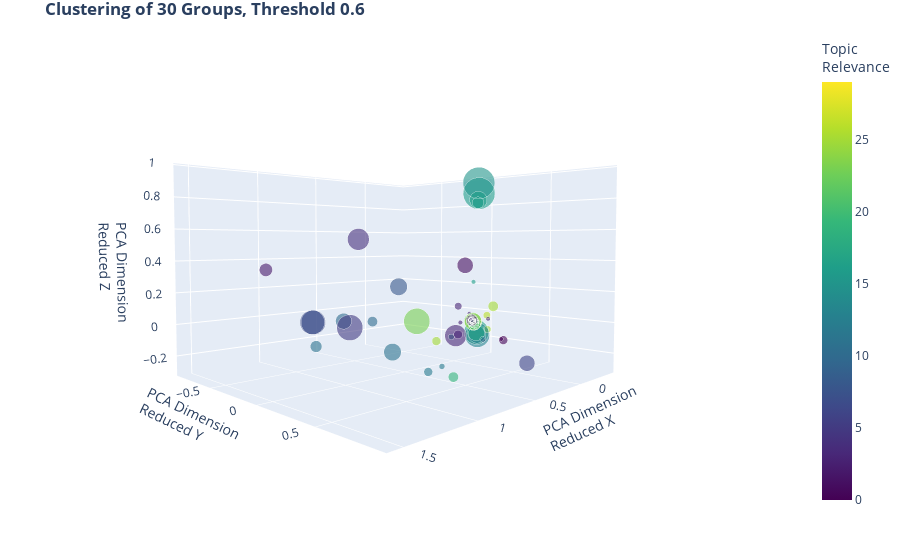

The notebook cell this image was saved under:
### Markdown cell above
Now that the similarity matrix has been calculated it is very quick and easy to produce additional plots. For instance with a higher threshold, thus filtering out less significant articles or specifying a different number of topics to color-code.

### Code cell
do3DPlotOfCosineSimilarity(allDict,matrix=matrix,numTopics=runParams['numTopics'], threshold=runParams['thresholdCosine'])

### Figure 1 — Plotly figure (JSON) as saved in the notebook; plotly's stock layout.template omitted (floating-point values rounded to 4 significant figures)
{"data": [{"hoverinfo": "text", "marker": {"color": [16, 29, 17, 12, 9, 3, 25, 3, 13, 20, 9, 28, 3, 3, 7, 0, 25, 27, 3, 3, 3, 16, 24, 13, 3, 3, 27, 2, 28, 10, 4, 24, 18, 14, 3, 3, 17, 7, 3, 8, 3, 26, 22, 26, 12, 1, 3, 9, 22, 15, 21, 3, 23, 11, 29, 19, 16, 3, 25, 3, 11, 21, 3, 0, 3, 16, 6, 10, 5], "colorbar": {"title": {"text": "Topic<br>Relevance"}}, "colorscale": [[0, "#440154"], [0.1111, "#482878"], [0.2222, "#3e4989"], [0.3333, "#31688e"], [0.4444, "#26828e"], [0.5556, "#1f9e89"], [0.6667, "#35b779"], [0.7778, "#6ece58"], [0.8889, "#b5de2b"], [1, "#fde725"]], "opacity": 0.6, "showscale": true, "size": [3, 8, 17, 6, 4, 5, 5, 4, 12, 5, 3, 5, 4, 3, 17, 6, 6, 3, 4, 3, 4, 22, 8, 17, 3, 8, 12, 9, 3, 7, 15, 5, 6, 4, 5, 5, 12, 17, 6, 12, 5, 3, 12, 5, 4, 11, 3, 6, 3, 22, 8, 4, 18, 8, 3, 7, 12, 3, 7, 5, 12, 8, 15, 3, 8, 8, 11, 11, 18]}, "mode": "markers", "text": ["Title:           Hong Kong has lost out on rich people’s ...<br>Feed:         South China Morning Post<br>Published: 08/05/2020, 18:30:12<br>Author:       Alison Tudor-Ackroyd<br>", "Title:           Merkel warns of ‘difficult talks ahead’,...<br>Feed:         New Europe<br>Published: 28/05/2020, 19:02:39<br>Author:       Zoi Didili<br>", "Title:           US announces plan to pull out of Open Sk...<br>Feed:         New Europe<br>Published: 22/05/2020, 09:32:31<br>Author:       EP&#124;NE<br>", "Title:           ‘Nothing has changed’: WHO chief for Eur...<br>Feed:         RT        <br>Published: 18/05/2020, 07:33:00<br>Author:       RT        <br>", "Title:           'I had no choice': the desperate Nigeria...<br>Feed:         The Guardian<br>Published: 06/05/2020, 08:15:02<br>Author:       Philip Obaji in Enugu<br>", "Title:           Fighting fakes: Mobile phones the most c...<br>Feed:         NewsZetu  <br>Published: 14/05/2020, 18:11:06<br>Author:       newszetu  <br>", "Title:           Many world leaders have held national co...<br>Feed:         Vox       <br>Published: 28/05/2020, 16:10:00<br>Author:       Alex Ward <br>", "Title:           Benidorm’s iconic Tiki bar is open after...<br>Feed:         The Sun   <br>Published: 13/05/2020, 23:27:02<br>Author:       Hana Carter<br>", "Title:           Iran slams ‘desperate attempt’ by US to ...<br>Feed:         RT        <br>Published: 28/05/2020, 14:31:00<br>Author:       RT        <br>", "Title:           A Trump inspector was investigating arms...<br>Feed:         Eastern Herald<br>Published: 19/05/2020, 16:54:59<br>Author:       Muzaffar Ahmad Noori Bajwa<br>", "Title:           This Is What America Looks Like review: ...<br>Feed:         Yahoo     <br>Published: 30/05/2020, 01:00:34<br>Author:       n/a       <br>", "Title:           Donald Trump fires state department watc...<br>Feed:         World Weekly News<br>Published: 16/05/2020, 12:59:48<br>Author:       Adrian Ovalle<br>", "Title:           Covid-19 could trigger 'media extinction...<br>Feed:         The Guardian<br>Published: 06/05/2020, 09:15:29<br>Author:       Kaamil Ahmed<br>", "Title:           WindEurope, SolarPower Europe, industry ...<br>Feed:         New Europe<br>Published: 25/05/2020, 18:00:15<br>Author:       kostisg   <br>", "Title:           Dreaded comeback? Wuhan reports 5 new co...<br>Feed:         RT        <br>Published: 11/05/2020, 02:31:00<br>Author:       RT        <br>", "Title:           Greece emerges from coronavirus lockdown...<br>Feed:         The Sun   <br>Published: 24/05/2020, 08:25:43<br>Author:       Jon Lockett<br>", "Title:           Rural America Risks Letting Down Its Gua...<br>Feed:         Time Magazine<br>Published: 05/05/2020, 16:09:25<br>Author:       Vera Bergengruen<br>", "Title:           U.S. Brings Forward Travel Ban As Brazil...<br>Feed:         Nedu Wealth<br>Published: 26/05/2020, 07:49:24<br>Author:       Nedu Wealth (noreply@blogger.com)<br>", "Title:           The full-spectrum failure of the Trump r...<br>Feed:         Yahoo     <br>Published: 08/05/2020, 06:00:00<br>Author:       n/a       <br>", "Title:           Report says 70% of COVID-19 cases in Isr...<br>Feed:         New Europe<br>Published: 20/05/2020, 19:03:46<br>Author:       Zoi Didili<br>", "Title:           The Media Needs A Bailout Now! By Fredri...<br>Feed:         Nedu Wealth<br>Published: 22/05/2020, 02:26:15<br>Author:       Nedu Wealth (noreply@blogger.com)<br>", "Title:           Riot police deployed to Hong Kong as Chi...<br>Feed:         New Europe<br>Published: 28/05/2020, 12:34:29<br>Author:       EP&#124;NE<br>", "Title:           EU vaccine fundraising kicks off This WE...<br>Feed:         World Weekly News<br>Published: 04/05/2020, 09:24:52<br>Author:       Sallie Anderson<br>", "Title:           Trump's team considered 1st NUCLEAR TEST...<br>Feed:         RT        <br>Published: 23/05/2020, 07:50:00<br>Author:       RT        <br>", "Title:           'China allowed people to travel outside ...<br>Feed:         Times of India<br>Published: 17/05/2020, 22:29:20<br>Author:       n/a       <br>", "Title:           Super-cyclone Amphan hits coast of India...<br>Feed:         The Guardian<br>Published: 20/05/2020, 11:58:08<br>Author:       Hannah Ellis-Petersen<br>", "Title:           When silence speaks volumes: US cut off ...<br>Feed:         RT        <br>Published: 08/05/2020, 03:08:00<br>Author:       RT        <br>", "Title:           South Korea closes schools again just th...<br>Feed:         The Sun   <br>Published: 30/05/2020, 15:27:08<br>Author:       Dan Keane <br>", "Title:           In Flynn Case, Barr Again Takes Aim at M...<br>Feed:         Yahoo     <br>Published: 09/05/2020, 10:41:58<br>Author:       n/a       <br>", "Title:           Thailand Reports 1 New Coronavirus Case,...<br>Feed:         Nedu Wealth<br>Published: 30/05/2020, 09:10:16<br>Author:       Nedu Wealth (noreply@blogger.com)<br>", "Title:           Countries around the world unite for off...<br>Feed:         The Sun   <br>Published: 19/05/2020, 18:35:09<br>Author:       Jon Lockett<br>", "Title:           A nimbler, freer, Global Britain will be...<br>Feed:         Global Vision UK<br>Published: 16/05/2020, 11:05:14<br>Author:       REBECCA RYAN<br>", "Title:           Survivors of Nigeria’s ‘baby factories’ ...<br>Feed:         NewsZetu  <br>Published: 15/05/2020, 11:57:20<br>Author:       newszetu  <br>", "Title:           UNICEF Warns Lockdown Could Kill More Th...<br>Feed:         Nedu Wealth<br>Published: 17/05/2020, 07:14:17<br>Author:       Nedu Wealth (noreply@blogger.com)<br>", "Title:           How to start a profitable export busines...<br>Feed:         Africa Launch Pad<br>Published: 06/05/2020, 10:24:00<br>Author:       Johny     <br>", "Title:           Facebook CEO Mark Zuckerberg: Social net...<br>Feed:         The Next Hint<br>Published: 21/05/2020, 06:06:29<br>Author:       Tom Bernes<br>", "Title:           Briefing With Special Representative for...<br>Feed:         State Department<br>Published: 28/05/2020, 00:22:51<br>Author:       n/a       <br>", "Title:           New Covid-19 cases in China, including p...<br>Feed:         RT        <br>Published: 10/05/2020, 09:21:00<br>Author:       RT        <br>", "Title:           US 'terminating relationship' with World...<br>Feed:         RT        <br>Published: 29/05/2020, 18:58:00<br>Author:       RT        <br>", "Title:           Sweden ‘probably had coronavirus in NOVE...<br>Feed:         The Sun   <br>Published: 05/05/2020, 13:37:22<br>Author:       Lottie Tiplady-Bishop<br>", "Title:           Nurses ‘treated like cockroaches’ if the...<br>Feed:         The Sun   <br>Published: 05/05/2020, 14:00:39<br>Author:       Christy Cooney<br>", "Title:           U.S. Births Fall and Experts Say Coronav...<br>Feed:         Time Magazine<br>Published: 20/05/2020, 05:44:51<br>Author:       MIKE STOBBE / AP<br>", "Title:           Was Maduro the ‘jackpot’? Former US Gree...<br>Feed:         RT        <br>Published: 20/05/2020, 11:10:00<br>Author:       RT        <br>", "Title:           Sweden’s anti-lockdown coronavirus chief...<br>Feed:         The Sun   <br>Published: 06/05/2020, 20:38:00<br>Author:       Alahna Kindred<br>", "Title:           Japan’s Government Plans to Extend COVID...<br>Feed:         Headline Code<br>Published: 04/05/2020, 11:56:15<br>Author:       author    <br>", "Title:           This Is What Some Of Europe’s Biggest Ci...<br>Feed:         NewsZetu  <br>Published: 04/05/2020, 19:46:33<br>Author:       newszetu  <br>", "Title:           EPH announces closure of Kilroot coal pl...<br>Feed:         New Europe<br>Published: 14/05/2020, 19:41:38<br>Author:       kostisg   <br>", "Title:           My dad-in-law shot dead my wife & 4 kids...<br>Feed:         The Sun   <br>Published: 20/05/2020, 11:44:44<br>Author:       Anna Roberts<br>", "Title:           Trump denies ties to Venezuelan attack w...<br>Feed:         Yahoo     <br>Published: 05/05/2020, 14:45:47<br>Author:       n/a       <br>", "Title:           Hong Kong demonstrators defy lockdowns t...<br>Feed:         Vox       <br>Published: 24/05/2020, 13:10:00<br>Author:       Zeeshan Aleem<br>", "Title:           EU leaders won&#39;t intervene to break ...<br>Feed:         Yahoo     <br>Published: 06/05/2020, 04:56:27<br>Author:       n/a       <br>", "Title:           Scottish Nationalists pushing their agen...<br>Feed:         Global Vision UK<br>Published: 05/05/2020, 06:53:24<br>Author:       TED JEFFERY<br>", "Title:           Kenya reports 57 new Covid-19 cases<br>Feed:         NewsZetu  <br>Published: 17/05/2020, 16:15:33<br>Author:       newszetu  <br>", "Title:           How Dubai, not China, became main export...<br>Feed:         NewsZetu  <br>Published: 12/05/2020, 08:48:00<br>Author:       newszetu  <br>", "Title:           Soros says EU may not survive unless it ...<br>Feed:         RT        <br>Published: 22/05/2020, 12:14:00<br>Author:       RT        <br>", "Title:           Brazil has one of the world’s worst coro...<br>Feed:         Vox       <br>Published: 21/05/2020, 15:20:00<br>Author:       Jen Kirby <br>", "Title:           'This is the end of Hong Kong': China pu...<br>Feed:         The Guardian<br>Published: 21/05/2020, 17:45:53<br>Author:       n/a       <br>", "Title:           Flight to Lanzarote with 140 passengers ...<br>Feed:         The Sun   <br>Published: 30/05/2020, 08:23:07<br>Author:       Dan Keane <br>", "Title:           Brazil’s coronavirus deaths break record...<br>Feed:         The Sun   <br>Published: 20/05/2020, 11:06:56<br>Author:       Christy Cooney<br>", "Title:           Now, WHO Launches An Interactive Faceboo...<br>Feed:         Eastern Herald<br>Published: 20/05/2020, 11:38:15<br>Author:       Pranab Bhandari<br>", "Title:           Fears Europe coronavirus ‘patient zero’ ...<br>Feed:         The Sun   <br>Published: 05/05/2020, 16:19:52<br>Author:       Christy Cooney<br>", "Title:           Northern Ireland Protocol risks our sove...<br>Feed:         Global Vision UK<br>Published: 27/05/2020, 08:16:28<br>Author:       HELEN MAYER<br>", "Title:           US intel report says COVID-19 came from ...<br>Feed:         New Europe<br>Published: 04/05/2020, 09:51:41<br>Author:       EP&#124;NE<br>", "Title:           Spain and Italy ease Covid-19 lockdown b...<br>Feed:         The Guardian<br>Published: 03/05/2020, 15:12:27<br>Author:       Sam Jones in Madrid<br>", "Title:           Cyclone Amphan Makes Landfall<br>Feed:         NY Times  <br>Published: 20/05/2020, 14:11:53<br>Author:       By The New York Times<br>", "Title:           Hong Kong’s dollar tumbles on market jit...<br>Feed:         South China Morning Post<br>Published: 21/05/2020, 19:58:31<br>Author:       Karen Yeung<br>", "Title:           Spain’s coronavirus 24-hour death toll f...<br>Feed:         The Sun   <br>Published: 09/05/2020, 12:56:00<br>Author:       Holly Christodoulou<br>", "Title:           China Reports Eight New COVID-19 Cases, ...<br>Feed:         Nedu Wealth<br>Published: 16/05/2020, 07:44:13<br>Author:       Nedu Wealth (noreply@blogger.com)<br>", "Title:           140 positive cases can’t be traced: The ...<br>Feed:         NewsZetu  <br>Published: 29/05/2020, 19:25:19<br>Author:       newszetu  <br>"], "textfont": {"color": "crimson", "family": "sans serif", "size": 8}, "type": "scatter3d", "x": [-0.2627, -0.226, -0.2845, 0.5217, -0.2336, -0.2155, 0.107, -0.03941, -0.2958, -0.2233, -0.2503, -0.2235, -0.2152, -0.215, 0.5864, -0.003267, 0.5695, -0.2228, -0.2152, -0.105, -0.2152, -0.3819, -0.2334, -0.2986, -0.1782, -0.2168, -0.2343, 1.536, -0.223, 0.1476, 1.001, -0.2623, -0.2518, 0.07585, -0.2155, -0.2155, -0.2834, 0.5882, -0.02508, 0.4951, -0.0668, -0.1659, -0.2281, -0.1349, 0.405, 1.03, -0.215, -0.2514, -0.2323, -0.3847, -0.2553, -0.2152, 0.1078, 0.807, -0.2497, 0.6358, -0.3715, -0.1789, -0.02336, -0.2155, 0.5671, -0.2547, 0.009606, -0.0133, -0.2168, -0.3674, 0.1064, 0.3576, 0.8525], "y": [-0.03098, -0.01188, -0.02174, 0.2236, -0.01284, -0.01061, 0.3677, 0.2227, -0.0238, -0.01144, -0.01482, -0.01146, -0.01058, -0.01056, -0.8859, 0.4159, 0.3312, -0.01143, -0.01058, -0.02749, -0.01058, -0.0804, -0.01279, -0.0243, -0.001817, -0.01075, -0.01267, 0.001818, -0.01141, -0.6973, 0.1158, -0.01649, -0.01509, 0.03817, -0.01061, -0.01061, -0.02159, -0.8716, 0.01646, -0.06462, -0.01769, 0.002723, -0.01201, 0.1858, 0.2352, 0.9121, -0.01056, -0.01495, -0.01246, -0.08463, -0.01565, -0.01058, -0.2652, -0.5442, -0.01476, 0.5195, -0.07639, 0.1645, 0.3186, -0.01061, -0.04853, -0.01558, 0.02005, 0.3933, -0.01075, -0.07478, 0.6669, -0.7953, -0.1387], "z": [0.2242, -0.06348, -0.1522, -0.2868, -0.07025, -0.05459, -0.04959, -0.1496, -0.1714, -0.05995, -0.08394, -0.06012, -0.05442, -0.05426, -0.07771, -0.1274, -0.07484, -0.06006, -0.05442, -0.06403, -0.05442, 0.8908, -0.06989, -0.176, -0.004316, -0.05546, -0.06822, 0.3744, -0.05979, -0.09729, 0.5351, -0.09662, -0.08616, -0.1409, -0.05459, -0.05459, -0.151, -0.07652, -0.1371, 0.2275, 0.05856, -0.02044, -0.06384, 0.005111, -0.2682, 0.4093, -0.05426, -0.08488, -0.06682, 0.9697, -0.09066, -0.05442, -0.05621, -0.1889, -0.08369, -0.2509, 0.8392, -0.02594, 0.08803, -0.05459, -0.1924, -0.09018, -0.1403, -0.1241, -0.05546, 0.8184, -0.2275, -0.08286, -0.01197]}], "layout": {"margin": {"b": 50, "l": 0, "r": 0, "t": 30}, "scene": {"camera": {"eye": {"x": 1.5, "y": 1.5, "z": 0.1}}, "xaxis": {"title": {"text": "PCA Dimension<br>Reduced X"}}, "yaxis": {"title": {"text": "PCA Dimension<br>Reduced Y"}}, "zaxis": {"title": {"text": "PCA Dimension<br>Reduced Z"}}}, "showlegend": false, "title": {"text": "<b>Clustering of 30 Groups, Threshold 0.6"}}}
